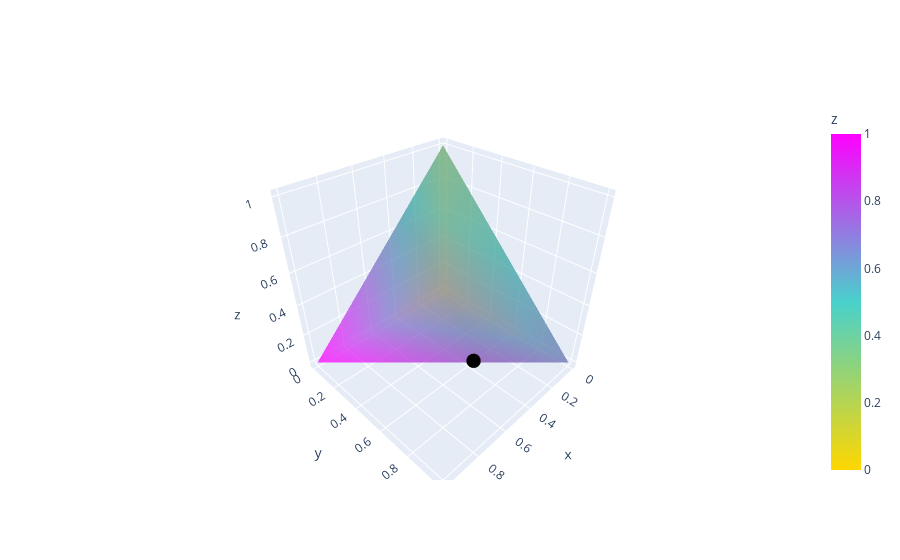

Here is the notebook cell this chart was saved with:
### Code cell
fig = go.Figure(data=[
    go.Mesh3d(
        x=[0, 0, 0, 1], #verticalmente ho definito O, C, B, A
        y=[0, 0, 1, 0],
        z=[0, 1, 0, 0],
        
        colorbar_title='z',
        
        colorscale=[[0, 'gold'],
                    [0.5, 'mediumturquoise'],
                    [1, 'magenta']],
        #colors = colorRamp(c("red",'yellow','white','green','blue')),
        
        # Intensity of each vertex, which will be interpolated and color-coded
        intensity=[0, 0.33, 0.66, 1],
        
        opacity = 0.5, #for transparency
        
        # i, j and k give the vertices of triangles
        # here we represent the 4 triangles of the tetrahedron surface
        i=[0, 0, 0, 1],
        j=[1, 2, 3, 2],
        k=[2, 3, 1, 3],
        name='y',
        showscale=True
    )
])



#PRIMA QUESTIONE 
#aggiungere il punto per la confusion matrix dello use case specifico 

#Modello LogReg
N = sum(sum(cmLR))
xLR = [cmLR[0][0]/N] #TP/N
yLR = [cmLR[1][1]/N] #TN/N
zLR = [cmLR[0][1]/N] #FP/N


fig.add_trace(go.Scatter3d(mode='markers', 
                           x= xLR, 
                           y= yLR, 
                           z= zLR, 
                           marker = dict(color='black', size=5), showlegend=False))


#Modello NB



#Modello KNN


#Modello DT


#Modello SVM 






#SECONDA QUESTIONE
#devo capire come distinguere le due sfumature per avere ABC e AOB verdi/blu
#                                                        AOC e BOC arancione/gialli
#le sfumature tral'altro lungo OC e lungo AB 
#-> gradiente come funzione lineare dell'indicatore

#andrà aggiunto una nuova linea






fig.show()

### Figure 1 — Plotly figure (JSON) as saved in the notebook; plotly's stock layout.template omitted (floating-point values rounded to 4 significant figures)
{"data": [{"colorbar": {"title": {"text": "z"}}, "colorscale": [[0, "gold"], [0.5, "mediumturquoise"], [1, "magenta"]], "i": [0, 0, 0, 1], "intensity": [0, 0.33, 0.66, 1], "j": [1, 2, 3, 2], "k": [2, 3, 1, 3], "name": "y", "opacity": 0.5, "showscale": true, "type": "mesh3d", "x": [0, 0, 0, 1], "y": [0, 0, 1, 0], "z": [0, 1, 0, 0]}, {"marker": {"color": "black", "size": 5}, "mode": "markers", "showlegend": false, "type": "scatter3d", "x": [0.375], "y": [0.6172], "z": [0.007812]}], "layout": {}}
